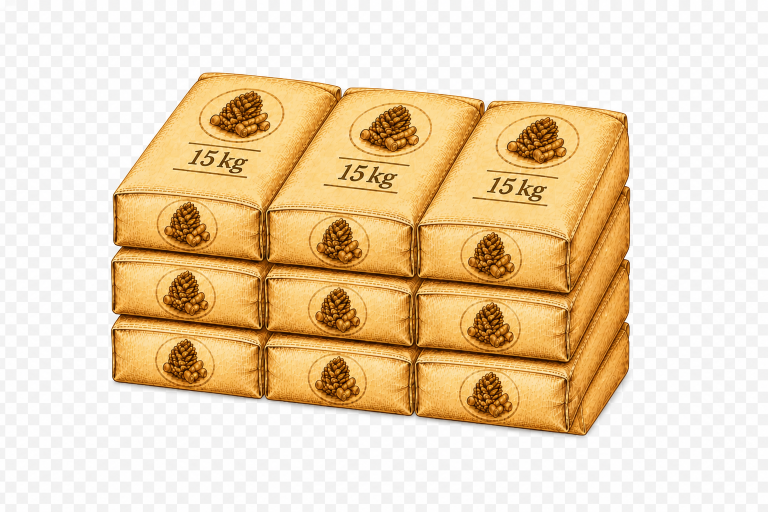
#> input picture tmp/pellets-v16/source/pellets-10-surgical-ai-rejected-v16.png, 1536 x 1024 px (shown at 1/2 size)
$ python -i pellet_artwork_v16_final_r8.py   (imports and definitions only)
#> lines starting #> are read from the running program, lines starting #| are printed output that depends on the picture; after the words box and inside, x2 and y2 are one past the last pixel; in counts of white or black regions, pixels touching at a corner belong together
#> further down, picture is the input picture: PIL image 1536x1024 RGB; mean R, G, B 235.2, 213.3, 180.7
### scripts/pellet_artwork_v16.py
from __future__ import annotations

import hashlib
import json
from dataclasses import dataclass
from pathlib import Path

import numpy as np
from PIL import Image, ImageDraw, ImageFilter

import pellet_artwork_v15 as artwork


ROOT = Path(__file__).resolve().parents[1]
OUTPUT_ROOT = ROOT / "tmp/pellets-v16"
SOURCE_ROOT = OUTPUT_ROOT / "source"
MASTER_ROOT = OUTPUT_ROOT / "candidates/masters"
QA_ROOT = OUTPUT_ROOT / "candidates/qa"
REFERENCE = ROOT / "public/images/illustrations/configurator-v3/pelety-pytel-v3.webp"
REFERENCE_SHA256 = "f8225c69fa6e6aaa3795dfb8fcfb0dcdd551cfaf5d532e6a2b122b1b81e1e418"

COMMON_PROMPT = """Artisanal vintage catalog illustration of standardized 15 kg kraft-paper pellet bags, using pelety-pytel-v3.webp as the sole visual reference. Soft warm sand-ochre matte paper, delicate warm-brown ink linework, fine cross-hatching, soft ambient upper-left illumination. Every bag has identical physical proportions and a native minimalist oval pinecone-and-pellets emblem. Fully visible top/front faces additionally carry exact text '15 kg'; angled or partly hidden faces carry the emblem without text. No blank bags, decals, forests, microtext, glossy 3D rendering, mini-bags, floating layers, wooden pallet, cast shadow, or background."""


@dataclass(frozen=True)
class Scene:
    count: int
    optical_width: float
    selected: str
    variants: tuple[str, ...]
    composition: str
    visible_count_estimates: dict[str, int]
    label_counts: dict[str, int]
    scale_deviation_pct: dict[str, float]
    reviews: dict[str, str]


SCENES = (
    Scene(1, 0.40, "a", ("a",), "one standing bag with a soft bulging base", {"a": 1}, {"a": 1}, {"a": 0.0}, {"a": "selected: reference-calibrated single bag"}),
    Scene(2, 0.52, "a", ("a",), "two standing bags leaning shoulder-to-shoulder", {"a": 2}, {"a": 2}, {"a": 2.0}, {"a": "selected: stable paired support and matching native print"}),
    Scene(3, 0.60, "a", ("a",), "two lying bags below plus one crosswise above", {"a": 3}, {"a": 3}, {"a": 4.0}, {"a": "selected: exact compact 2 + 1 ground bond"}),
    Scene(5, 0.68, "a", ("a",), "three lying bags below plus two crosswise above", {"a": 5}, {"a": 5}, {"a": 5.0}, {"a": "selected: exact low 3 + 2 supported bond"}),
    Scene(10, 0.76, "a", ("a", "b"), "wide supported 4 + 4 + 2 warehouse bond", {"a": 9, "b": 10}, {"a": 6, "b": 9}, {"a": 6.0, "b": 7.0}, {"a": "selected: cleanest branding and low supported silhouette; one rear bag is occluded", "b": "alternate: count is clearer but duplicate face labels increase visual noise"}),
    Scene(20, 0.80, "b", ("a", "b"), "two connected low ten-bag modules", {"a": 16, "b": 17}, {"a": 4, "b": 4}, {"a": 7.0, "b": 7.0}, {"a": "alternate: softer module silhouette", "b": "selected: consistent emblem and no forest motif; rear bags are occluded"}),
    Scene(30, 0.83, "c", ("a", "b", "c"), "three connected low ten-bag modules in a 2 + 1 footprint", {"a": 24, "b": 15, "c": 24}, {"a": 6, "b": 9, "c": 6}, {"a": 8.0, "b": 7.0, "c": 7.0}, {"a": "rejected: forbidden tree silhouettes in the native print", "b": "alternate: clean branding but insufficient optical mass", "c": "selected: broad low stock block with unified native emblem and no forest motif"}),
    Scene(50, 0.85, "b", ("a", "b"), "five connected low ten-bag modules in a 3 + 2 footprint", {"a": 34, "b": 30}, {"a": 10, "b": 8}, {"a": 8.0, "b": 7.0}, {"a": "rejected: forbidden tree silhouettes in the native print", "b": "selected: widest clean rectangular stock block without a visible pallet"}),
)


def sha256(path: Path) -> str:
    return hashlib.sha256(path.read_bytes()).hexdigest()


def rgba_from_source(path: Path) -> tuple[Image.Image, str]:
    image = Image.open(path)
    if image.mode == "RGBA" and np.asarray(image)[:, :, 3].min() < 255:
        return artwork.source_rgba(path)

    rgb = np.asarray(image.convert("RGB"))
    maximum = rgb.max(axis=2).astype(np.int16)
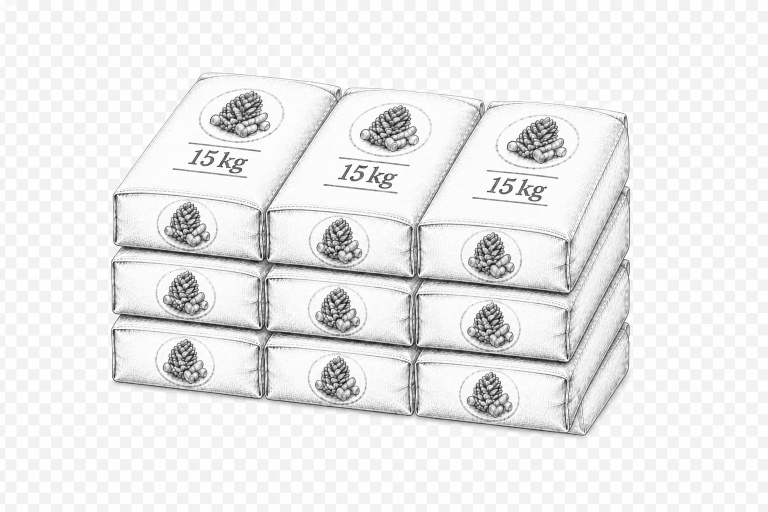
#> maximum: shape (1024, 1536) int16 (shown at 1/2 size); min 4, max 255, mean 235.3
    minimum = rgb.min(axis=2).astype(np.int16)
    chroma = maximum - minimum
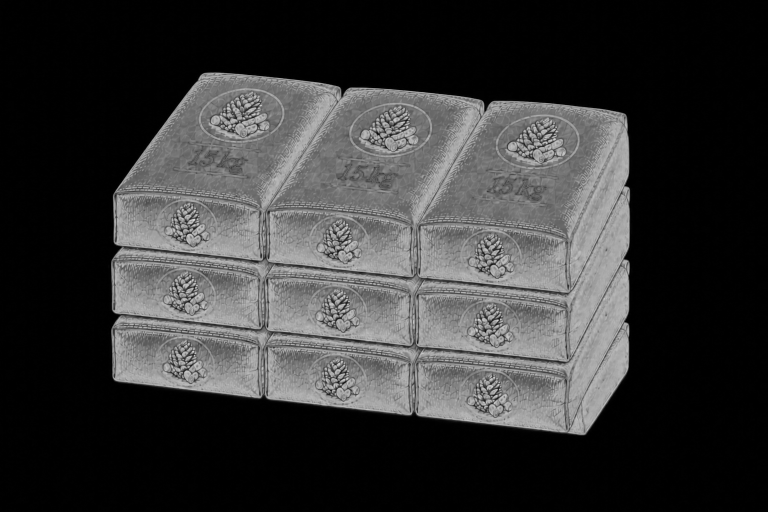
#> chroma: shape (1024, 1536) int16 (shown at 1/2 size); min 0, max 228, mean 54.6
    luminance = rgb.mean(axis=2)
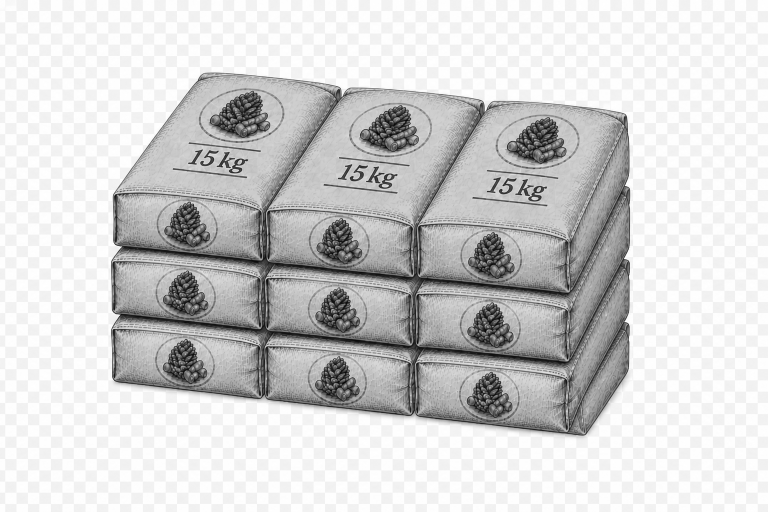
#> luminance: shape (1024, 1536) float64 (shown at 1/2 size); min 2, max 255, mean 209.7

    # Built-in ImageGen can return a neutral preview checkerboard in RGB.  Only
    # neutral, light pixels are removed; warm kraft and brown ink stay opaque.
    neutral_background = (chroma <= 10) & (minimum >= 218)
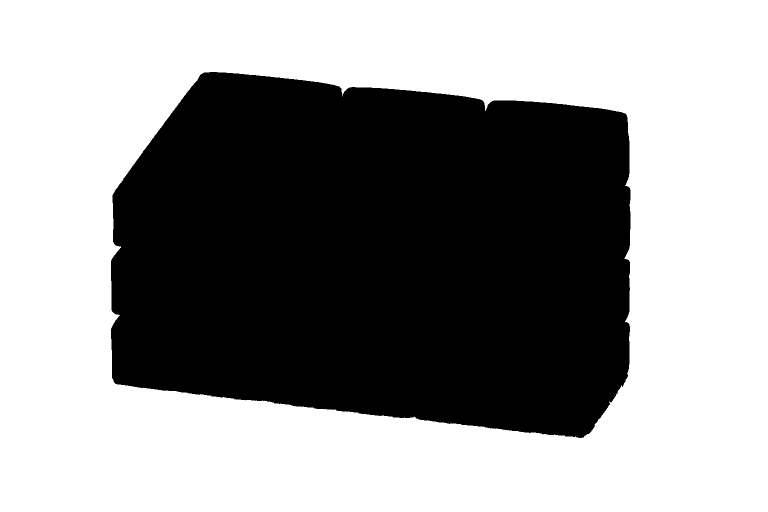
#> neutral_background: shape (1024, 1536) bool (shown at 1/2 size); 59% white; 1 black region, box (x1, y1, x2, y2) and area: (222, 144, 1261, 876) 645655
    foreground = (~neutral_background).astype(np.uint8) * 255

    # Convert the one-pixel checkerboard fringe into a short antialiased edge.
    mask = Image.fromarray(foreground, "L")
    mask = mask.filter(ImageFilter.MaxFilter(3)).filter(ImageFilter.GaussianBlur(0.65))
    alpha = np.asarray(mask).copy()
    alpha[(chroma <= 6) & (luminance >= 242)] = 0
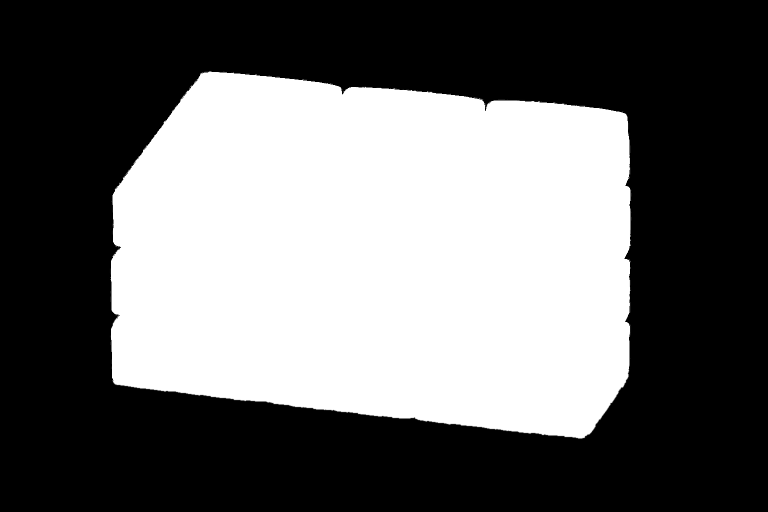
#> alpha: shape (1024, 1536) (shown at 1/2 size); min 0, max 255, mean 105

    rgba = np.dstack((rgb, alpha)).astype(np.uint8)
    rgba[rgba[:, :, 3] == 0, :3] = 0
    return Image.fromarray(rgba, "RGBA"), "deterministic-neutral-checkerboard-extraction-v16"


def fit_master_safe(image: Image.Image, target_width: float) -> Image.Image:
#> called with target_width = 0.76
    left, top, right, bottom = artwork.alpha_bbox(image)
#> left = 220; top = 142; right = 1263; bottom = 878
    crop = image.crop((left, top, right, bottom))
    # Lanczos can extend the final contour by roughly three pixels.  A four-
    # pixel filter guard keeps that fringe inside the canonical 7% + 8px area.
    filter_guard = 4
    reserve = artwork.CONTOUR_RESERVE + filter_guard
    usable_width = artwork.CANVAS[0] * (1 - 2 * artwork.SAFE_INSET) - 2 * reserve
    usable_height = artwork.CANVAS[1] * (1 - 2 * artwork.SAFE_INSET) - 2 * reserve
    final_width = min(target_width * artwork.CANVAS[0], usable_width)
    scale = min(final_width / crop.width, usable_height / crop.height)
#> scale = 1.12
    final_size = (max(1, round(crop.width * scale)), max(1, round(crop.height * scale)))
#> final_size = (1167, 824)
    work_size = (final_size[0] * artwork.WORK_SCALE, final_size[1] * artwork.WORK_SCALE)
#> work_size = (4668, 3296)
    work_crop = crop.resize(work_size, Image.Resampling.BICUBIC)
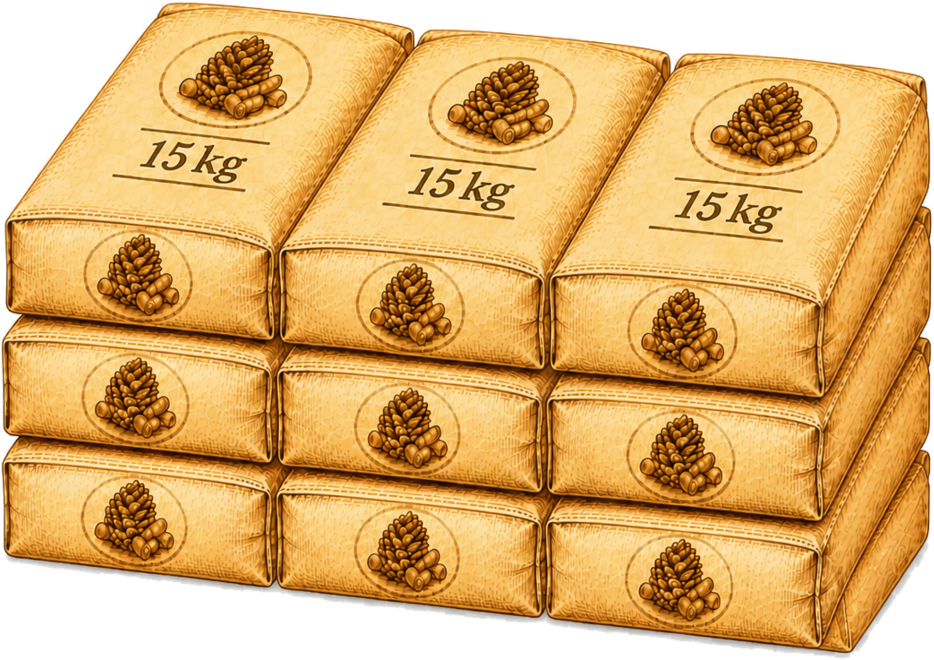
#> work_crop: PIL image 4668x3296 RGBA (shown at 1/5 size); mean R, G, B, A 184.7, 139.9, 73.1, 215.1; transparent parts drawn white
    work_canvas = Image.new(
        "RGBA",
        (artwork.CANVAS[0] * artwork.WORK_SCALE, artwork.CANVAS[1] * artwork.WORK_SCALE),
    )
#> work_canvas: PIL image 6144x4096 RGBA; every value is 0
    position = (
        (work_canvas.width - work_size[0]) // 2,
        (work_canvas.height - work_size[1]) // 2,
    )
#> position = (738, 400)
    work_canvas.alpha_composite(work_crop, position)
    master = work_canvas.resize(artwork.CANVAS, Image.Resampling.LANCZOS)
    array = np.asarray(master).copy()
    array[array[:, :, 3] < 2, 3] = 0
    array[array[:, :, 3] == 0, :3] = 0
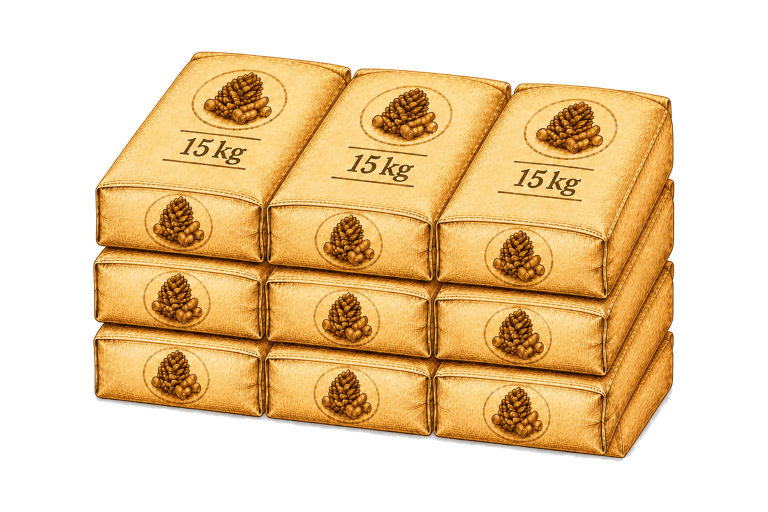
#> array: shape (1024, 1536, 4) (shown at 1/2 size); mean R, G, B, A 113.1, 85.7, 44.8, 131.5; transparent parts drawn white
    return Image.fromarray(array, "RGBA")


# [22 lines left out: function selected_sheet, not called in this run]


def candidate_sheet(entries: list[dict[str, object]], path: Path) -> None:
    large = [entry for entry in entries if entry["count"] >= 10]
    artwork.candidate_sheet(large, artwork.CREAM, path)


# [126 lines left out: function main, not called in this run]


# [2 lines that do not run on import are left out]

### scripts/pellet_artwork_v15.py
from __future__ import annotations

import hashlib
import json
from dataclasses import dataclass
from pathlib import Path

import numpy as np
from PIL import Image, ImageDraw, ImageFont


ROOT = Path(__file__).resolve().parents[1]
OUTPUT_ROOT = ROOT / "tmp/pellets-v15"
SOURCE_ROOT = OUTPUT_ROOT / "source"
MASTER_ROOT = OUTPUT_ROOT / "candidates/masters"
QA_ROOT = OUTPUT_ROOT / "candidates/qa"
REFERENCE = ROOT / "public/images/illustrations/configurator-v3/pelety-pytel-v3.webp"
CANVAS = (1536, 1024)
WORK_SCALE = 4
SAFE_INSET = 0.07
CONTOUR_RESERVE = 8
CREAM = (248, 241, 229, 255)
DARK = (55, 49, 44, 255)


@dataclass(frozen=True)
class Scene:
    count: int
    family: str
    optical_width: float
    selected: str
    variants: tuple[str, ...]
    fully_visible_labels: dict[str, int]
    reviews: dict[str, str]
    prompt: str


SCENES = (
    Scene(1, "bag", 0.40, "b", ("a", "b"), {"a": 1, "b": 1}, {"a": "pass", "b": "selected: softer granular deformation and native print"}, "One standing, slightly leaning heavy sack with a soft bulging base."),
    Scene(2, "bag", 0.52, "a", ("a", "b"), {"a": 2, "b": 2}, {"a": "selected: balanced shoulder support and two exact labels", "b": "pass"}, "Two standing sacks leaning their shoulders against one another."),
    Scene(3, "bag", 0.60, "b", ("a", "b"), {"a": 3, "b": 3}, {"a": "pass", "b": "selected: compact 2 + 1 cross-bond with no upright bag"}, "Two lying sacks below and one lying crosswise over their seam."),
    Scene(5, "bag", 0.68, "b", ("a", "b"), {"a": 5, "b": 5}, {"a": "pass", "b": "selected: clearest 3 + 2 support and soft contact deformation"}, "Three lying sacks below in depth and two crosswise above."),
    Scene(10, "bag", 0.76, "d", ("a", "b", "c", "d"), {"a": 4, "b": 2, "c": 6, "d": 5}, {"a": "rejected: apparent count exceeds ten", "b": "rejected: height safe-fit prevents target optical width", "c": "pass: exact low 4 + 4 + 2 bond but visually rigid", "d": "selected: wide countable 4 + 4 + 2 with softer gravity deformation"}, "Exactly ten lying sacks in a supported 4 + 4 + 2 cross-bond."),
    Scene(20, "bag", 0.80, "d", ("a", "b", "c", "d"), {"a": 5, "b": 15, "c": 15, "d": 9}, {"a": "rejected: height safe-fit prevents target optical width", "b": "rejected: flattened tiled-wall silhouette", "c": "pass: wide supported bond but too regular", "d": "selected: wide low supported block with softer contact deformation"}, "Exactly twenty lying sacks in a deep supported 7 + 7 + 6 bond."),
    Scene(30, "set", 0.83, "d", ("a", "b", "c", "d"), {"a": 5, "b": 9, "c": 12, "d": 9}, {"a": "rejected: height safe-fit prevents target optical width", "b": "rejected: broad but visually flat raster", "c": "rejected: low but wall-like", "d": "selected: broad three-row depth with stable staggered layers"}, "Thirty lying sacks in three interlocked ten-sack strata."),
    Scene(50, "set", 0.85, "f", ("a", "b", "c", "d", "e", "f"), {"a": 8, "b": 10, "c": 10, "d": 0, "e": 15, "f": 20}, {"a": "rejected: height safe-fit prevents target optical width", "b": "rejected: height safe-fit prevents target optical width", "c": "rejected: wide but rigid tiled block", "d": "rejected: pseudo-text on visible faces", "e": "pass: wide natural mound", "f": "selected: widest natural gravity-settled mound with readable native print"}, "Fifty lying sacks in four to five broad alternating supported layers."),
)

INVALID_TEXT = {(50, "d")}


def sha256(path: Path) -> str:
    return hashlib.sha256(path.read_bytes()).hexdigest()


# [28 lines left out: functions remove_neutral_checkerboard, source_rgba, not called in this run]


def alpha_bbox(image: Image.Image, threshold: int = 4) -> tuple[int, int, int, int]:
    alpha = np.asarray(image)[:, :, 3]
    ys, xs = np.where(alpha >= threshold)
    if not len(xs):
        raise ValueError("Image has no non-transparent pixels")
    return int(xs.min()), int(ys.min()), int(xs.max() + 1), int(ys.max() + 1)


# [219 lines left out: functions fit_master, metadata, font, contain, composite, candidate_sheet and 4 more, not called in this run]


# [2 lines that do not run on import are left out]

### scripts/pellet_artwork_v16_final_r8.py
from __future__ import annotations

import json
from pathlib import Path

import numpy as np
from PIL import Image

import pellet_artwork_v15 as artwork
import pellet_artwork_v16 as v16
import pellet_artwork_v16_final_r7 as previous
import pellet_artwork_v16_selective as qa


ROOT = Path(__file__).resolve().parents[1]
MASTER_ROOT = ROOT / "tmp/pellets-v16/candidates/masters"
OUTPUT_ROOT = ROOT / "tmp/pellets-v16/final-r8"
QA_ROOT = OUTPUT_ROOT / "qa"
DETERMINISM_ROOT = OUTPUT_ROOT / "determinism"

SOURCE = MASTER_ROOT / "pellets-10-candidate-g-v16.webp"
AI_GUIDE = ROOT / "tmp/pellets-v16/source/pellets-10-surgical-ai-rejected-v16.png"
OUTPUT = MASTER_ROOT / "pellets-10-candidate-i-v16.webp"
MANIFEST = MASTER_ROOT / "pellets-10-candidate-i-v16.manifest.json"

SCALE = 4
GUIDE_SHIFT_X = -78
ROI = (1180, 518, 1536, 902)


def register_guide(original: Image.Image) -> Image.Image:
    guide_rgba, _ = v16.rgba_from_source(AI_GUIDE)
    guide = v16.fit_master_safe(guide_rgba, 0.76)
#> (the run stopped early here; a loop or call above may not have finished)
